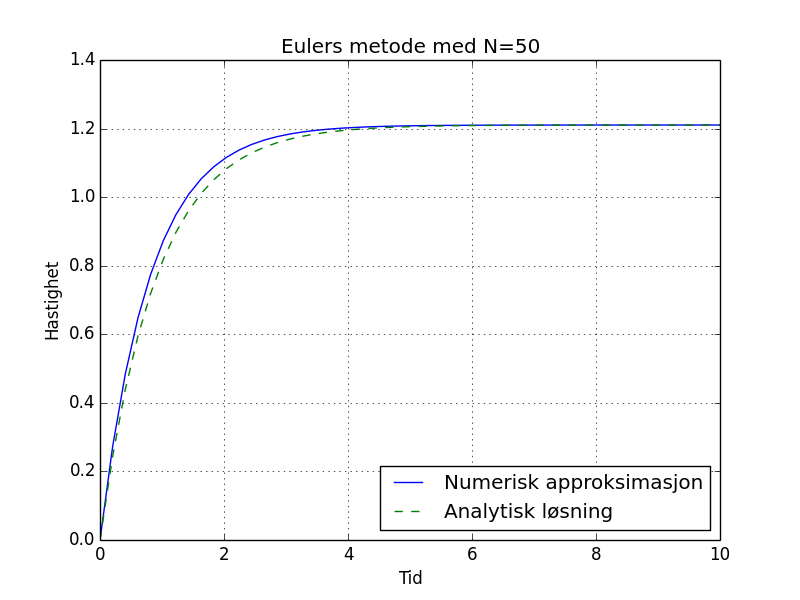

Python code for this plot:
# coding: utf-8

import numpy as np
import matplotlib.pyplot as plt

N = 50
Tmin = 0
Tmax = 10
Vzero = 0
Theta = np.pi/6
g = 9.81

t = np.linspace(Tmin, Tmax, N)
h = t[1] - t[0]

v = np.zeros(N)
v[0] = Vzero

dv = lambda v: (0.42+0.13*v)*g*np.cos(Theta)-np.sin(Theta)*g
dv = lambda v: 0.42*g*np.cos(Theta)+0.13*v*g*np.cos(Theta)-np.sin(Theta)*g

for i in range(N-1):
        v[i+1] = v[i] - h*(dv(v[i]))

a = -0.13*g*np.cos(Theta)
c = -0.42*g*np.cos(Theta)+np.sin(Theta)*g
f = lambda t: (c/a)*(np.e**(a*t)-1)

fig = plt.figure()
# plt.axis([Tmin, Tmax, np.min(v), Vzero])
plt.grid(True)
plt.ylabel('Hastighet')
plt.xlabel('Tid')
plt.title('Eulers metode med N=50')
plt.plot(t, v, label='Numerisk approksimasjon')
plt.plot(t, f(t), '--', label='Analytisk løsning')
plt.legend(loc = 'lower right')
plt.savefig('oppg_2d.png')
plt.show()
